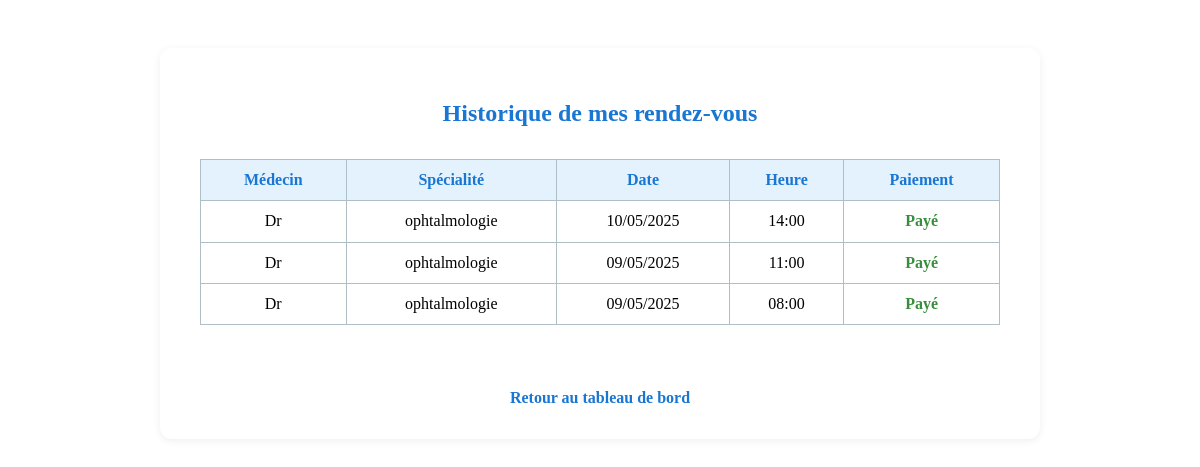
Screenshot of /dashboard/historique/ (signed in) with the database file from the repository.
### core/models.py (models this page shows, shortened)
class RendezVous(models.Model):
    patient = models.ForeignKey(Patient, on_delete=models.CASCADE)
    medecin = models.ForeignKey(Medecin, on_delete=models.CASCADE)
    date = models.DateTimeField()
    facture_payee = models.BooleanField(default=False)

class Medecin(models.Model):
    SPECIALITES = [
        ('cardiologie', 'Cardiologie'),
        ('dermatologie', 'Dermatologie'),
        ('pediatrie', 'Pédiatrie'),
        ('gynecologie', 'Gynécologie'),
        ('ophtalmologie', 'Ophtalmologie'),
        ('orthopedie', 'Orthopédie'),
    ]
    first_name = models.CharField(max_length=100)
    last_name = models.CharField(max_length=100)
    email = models.EmailField(unique=True)
    password = models.CharField(max_length=128)  # hashé
    specialite = models.CharField(max_length=100, choices=SPECIALITES)

### core/views.py (the view)
# urls.py: path('dashboard/historique/', views.historique_rdv, name='historique_rdv'),
@patient_login_required
def historique_rdv(request):
    patient_id = request.session['patient_id']
    patient = Patient.objects.get(id=patient_id)
    rdvs = RendezVous.objects.filter(patient=patient).select_related('medecin').order_by('-date')
    return render(request, 'core/historique_rdv.html', {'rdvs': rdvs})

### core/views.py (called while the page is built)
def patient_login_required(view_func):
    @wraps(view_func)
    def wrapper(request, *args, **kwargs):
        if 'patient_id' not in request.session:
            return redirect('login')
        return view_func(request, *args, **kwargs)
    return wrapper

### core/templates/core/historique_rdv.html (shortened to what this page needs)
<!DOCTYPE html>
<html lang="fr">
<head>
    {% load static %}
    <link rel="stylesheet" href="{% static 'core/css/historique_rdv.css' %}">
</head>
<body>
    <div class="historique-container">
        <h2>Historique de mes rendez-vous</h2>
        {% if rdvs %}
        <table class="rdv-table">
            <thead>
                <tr>
                    <th>Médecin</th>
                    <th>Spécialité</th>
                    <th>Date</th>
                    <th>Heure</th>
                    <th>Paiement</th>
                </tr>
            </thead>
            <tbody>
                {% for rdv in rdvs %}
                <tr>
                    <td>Dr {{ rdv.medecin.user.first_name }} {{ rdv.medecin.user.last_name }}</td>
                    <td>{{ rdv.medecin.specialite }}</td>
                    <td>{{ rdv.date|date:'d/m/Y' }}</td>
                    <td>{{ rdv.date|time:'H:i' }}</td>
                    <td>{% if rdv.facture_payee %}<span class="paid">Payé</span>{% else %}<span class="not-paid">Non payé</span>{% endif %}</td>
                </tr>
                {% endfor %}
            </tbody>
        </table>
        {% else %}
            <div class="message">Aucun rendez-vous trouvé.</div>
        {% endif %}
        <a href="{% url 'dashboard_patient' %}" class="back-link">Retour au tableau de bord</a>
    </div>
</body>
</html>

### core/static/core/css/historique_rdv.css (style rules this page uses)
.historique-container { max-width: 800px; margin: 3rem auto; background: #fff; border-radius: 12px; box-shadow: 0 2px 8px #0001; padding: 2rem 2.5rem; text-align: center; }
.historique-container h2 { color: #1976d2; margin-bottom: 2rem; }
.rdv-table { width: 100%; border-collapse: collapse; margin-bottom: 2rem; }
.rdv-table th, .rdv-table td { border: 1px solid #b0bec5; padding: 0.7rem 0.5rem; text-align: center; }
.rdv-table th { background: #e3f2fd; color: #1976d2; }
.paid { color: #388e3c; font-weight: bold; }
.back-link { display: inline-block; margin-top: 2rem; color: #1976d2; text-decoration: none; font-weight: bold; }

### rows the page displays
RendezVous: medecin.specialite "ophtalmologie", date "10/05/2025", date "14:00", facture_payee "Payé"
RendezVous: medecin.specialite "ophtalmologie", date "09/05/2025", date "11:00", facture_payee "Payé"
RendezVous: medecin.specialite "ophtalmologie", date "09/05/2025", date "08:00", facture_payee "Payé"
